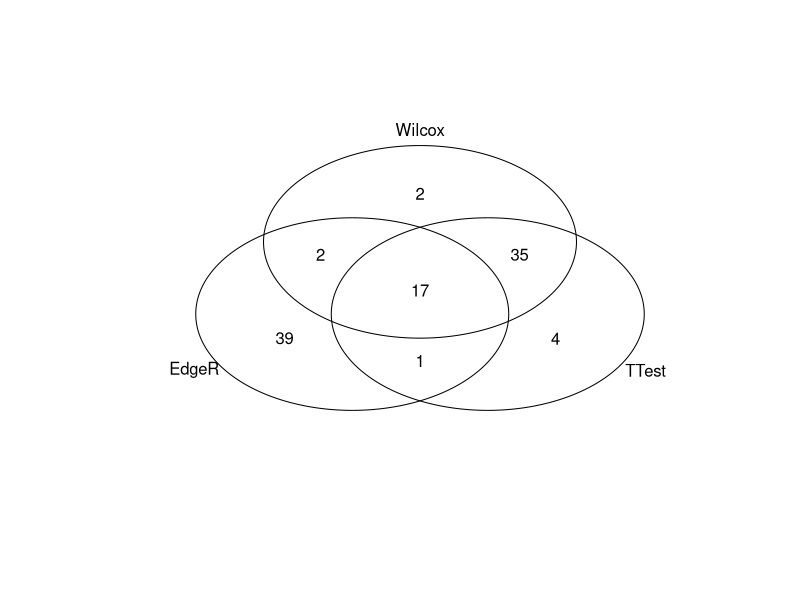
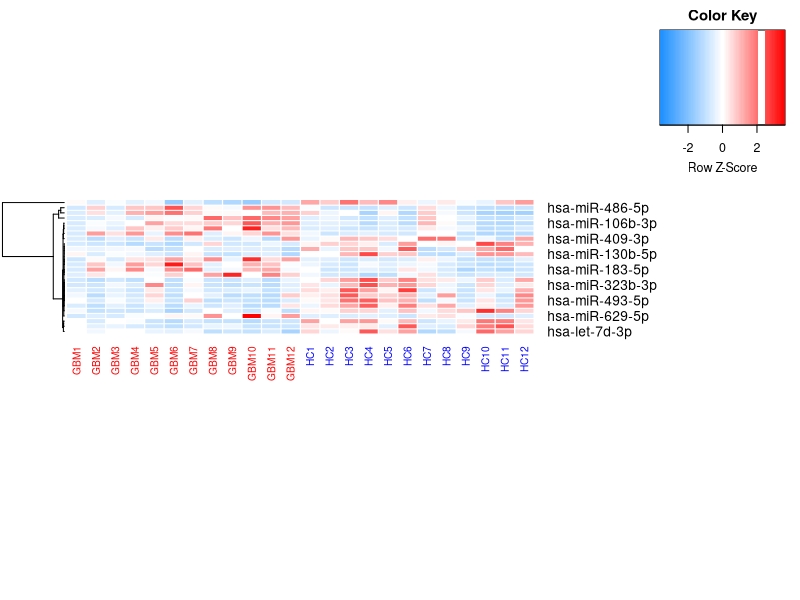
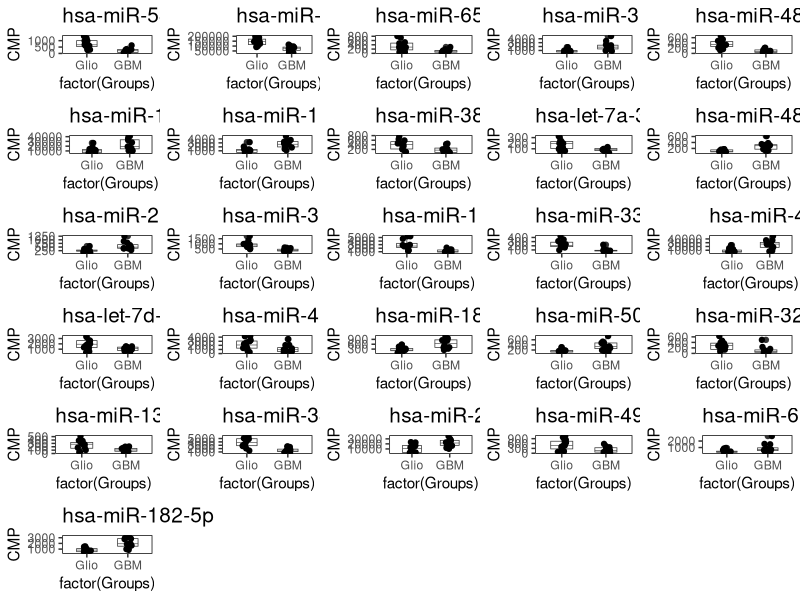
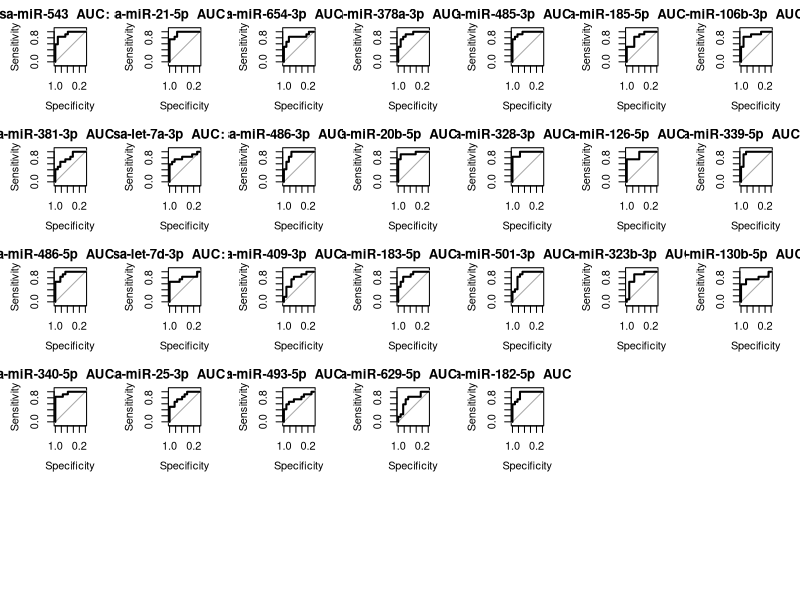
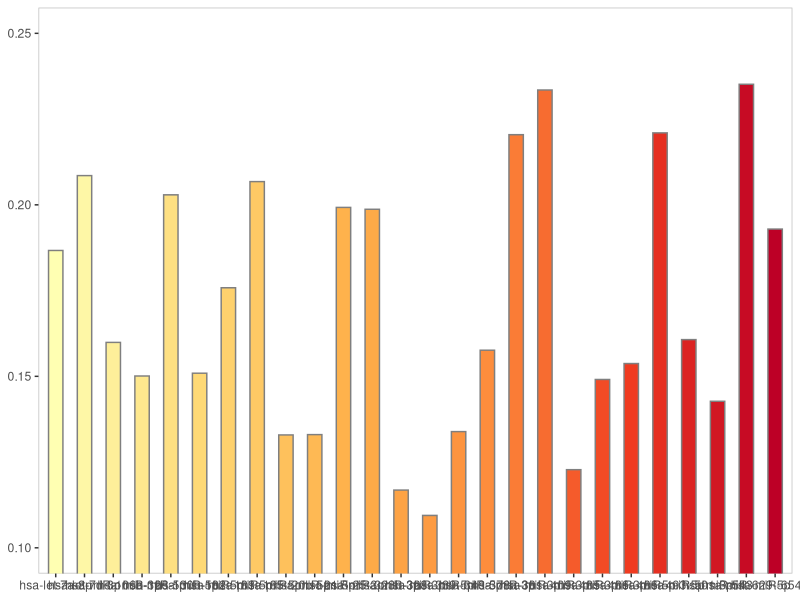

The R script that drew these images, in order: (Note: this script raises an error after producing the figures.)
library(limma)
library(edgeR)
library(calibrate)
library(data.table)
library(gplots)
library(ggplot2)
library(e1071)
library(randomForest)
library(gridExtra)
library(boot)
library(pROC)
library(RColorBrewer)

# Read files: 

pheno <- read.table("./Phenotype.txt",  header = TRUE, fill = TRUE, row.names = "Sample", sep = "\t")
raw   <- read.table("./Normalized_microRNA_counts.txt", header = TRUE, row.names = "miRNA",fill = TRUE,sep = "\t")


# Subsetting the input files:

set1 = subset(pheno, GBMvsCont == 'Control'    )
set2 = subset(pheno, GBMvsCont == 'GBM'  )

#set1 = subset(pheno, GliomavsMCont == 'Control'    )
#set2 = subset(pheno, GliomavsMCont == 'Glioma'  )

#set1 = subset(pheno, GBMvsGlioma == 'Glioma'    )
#set2 = subset(pheno, GBMvsGlioma == 'GBM'  )

set = data.frame(rep(0,dim(raw)[2]))
colnames(set) = "comparator"
rownames(set) = colnames(raw)
set[rownames(set1),1] = 1
set[rownames(set2),1] = 2
x.raw <- raw[ ,which(set > 0)]  
groups <- set[which(set > 0),]


# Normalisation & Filtering -----------------------------------------------

minLibraryCount = 50000
minNumberSamples = 0.5*ncol(x.raw)
minCount = 100

keep <- colSums(x.raw) >= minLibraryCount  
x.filt <- x.raw[keep]
g <- groups[keep]

x.cpm <- cpm(x.filt) 

keep <- rowSums(x.cpm >= minCount) >= minNumberSamples
x <- x.cpm[keep,] 

# Testing for DE miRNAs ---------------------------------------------------

# Fold Change calculation
fc1 = data.frame(round(rowMeans(x[,g==2])/rowMeans(x[,g==1]),digits = 1))
fc = log2(fc1)
colnames(fc) <-"logFC"  

# 1) EdgR:
y <- DGEList(counts=x,group=factor(g)) 
y <- estimateCommonDisp(y)
y <- estimateTagwiseDisp(y)
de <- exactTest(y)
tmp <- topTags(de,n=Inf)$table
de.EdgR <- tmp[ order(row.names(tmp)), ]

# 2) TTEST:
de.ttest <- c()
for (i in 1:nrow(x)) {
  de.ttest[i] <- t.test(x = x[i,g==1], y = x[i,g==2], var.equal = FALSE)$p.value
}
de.ttest <- data.frame(de.ttest)
row.names(de.ttest) <-rownames(x)
colnames(de.ttest) <-"PValue"

# 3) Wilcoxon:
de.wilcox <- c()
for (i in 1:nrow(x)) {
  de.wilcox[i] <- wilcox.test(x = x[i,g==1], y = x[i,g==2])$p.value
}
de.wilcox <- data.frame(de.wilcox)
row.names(de.wilcox) <-rownames(x)
colnames(de.wilcox) <-"PValue"

# Output 
res <- cbind(de.EdgR[,"PValue"],de.ttest,de.wilcox,fc,rowMeans(x[,g==2]),rowMeans(x[,g==1]))
colnames(res) <- c("edgeR.PValue", "ttest.PValue","wilcox.PValue", "FC","mean.CPM.GBM","mean.CPM.Cont")
outFile = paste("results",".GBMvsControl.csv", sep="")
write.csv(res, file =outFile, row.names=TRUE,quote = FALSE)


# VennDiagram -------------------------------------------------------------
pval_Cutoff = 0.05
logFC_cutoff = log2(2)
A = row.names(subset(res, edgeR.PValue < pval_Cutoff))
B = row.names(subset(res, ttest.PValue < pval_Cutoff))
C = row.names(subset(res, wilcox.PValue < pval_Cutoff))
D = row.names(subset(res, abs(fc[,1])>= logFC_cutoff))
venn( list(EdgeR=A,TTest=B,Wilcox=C) )

de <- unique(union(union(intersect(A,B),intersect(B,C)),intersect(A,C)))
de.fc <- intersect(de,D)

# Heatmap -----------------------------------------------------------------
x.de <- x[c(de.fc),]
x.de.reorder <-cbind(x.de[,g==2],x.de[,g==1])
category.color<-c(rep("red",length(g[g==2])),rep("blue",length(g[g==1])))


ColSideColors = category.color
heatmap.2(x.de.reorder,dendrogram = "row", Colv = FALSE,density.info='none', colCol = category.color, trace = "none",scale = "row",col = colorpanel(100, "dodgerblue", "white", "red"), cexRow = 1.25, lmat = rbind(c(0,3,4),c(2,1,0),c(0,0,0)), lwid = c(0.5,4,1.5), lhei = c(1,1,1), sepwidth=c(0.01,0.01),sepcolor="white",colsep=1:ncol(x.de.reorder),rowsep=1:nrow(x.de.reorder))

# Boxplots ----------------------------------------------------------------

p = list()
for (i in 1:nrow(x.de)) {
  z = cbind(g,x.de[i,])
  colnames(z) = c("Groups","CMP")
  z = data.frame(z)
#  p[[i]]<-ggplot(z, aes(factor(g), expr, fill = factor(g)))+ geom_boxplot()+scale_fill_manual(values=alpha(c("yellow", "green"), 0.7))+ geom_jitter(width = 0.1)+ggtitle(rownames(x.de)[i]) + theme(panel.background = element_rect(fill = "grey95"), plot.title = element_text(size=15),axis.text.x=element_blank(),axis.title.x=element_blank(),axis.title.y=element_blank(),legend.position="none")#+ labs(x="group1 vs group2",y="miR Expression") 
  p[[i]]<-ggplot(z, aes(factor(Groups), CMP))+ geom_boxplot(fatten = 0.8, lwd = 0.25,width = 0.5)+ geom_jitter(width = 0.1)+ggtitle(rownames(x.de)[i]) +
    scale_x_discrete(labels = c("Glio", "GBM"))+
    theme(panel.background = element_rect(fill = "white", color = "black"), 
          plot.title = element_text(size=15),
          panel.grid.major = element_blank(), panel.grid.minor = element_blank(),
          legend.position="none")
  
  #+ labs(x="group1 vs group2",y="miR Expression") 
  
  }
do.call(grid.arrange,p)


# GLM and ROC -------------------------------------------------------------

par(mfrow=c(5, 7))

glmFit = list()
p.glm = list()
cv = list()

ci = list() 

err = c()
for (c in 1:nrow(x.de)) {
  z = cbind(g==1,x.de[c,])
  colnames(z) = c("g","expr")
  z = data.frame(z)
  glmFit[[c]] <- glm(g~expr,data=z,family=binomial())
  
  prob=predict(glmFit[[c]],type=c("response"))
  z$prob = prob
  r = roc(g ~ prob, data = z)
  
  tmp = ci.auc(roc(g ~ prob, data = z, smooth = FALSE), conf.level = 0.95)
  ci[[c]] = tmp[1:3]
  
  plot(r,main = paste(rownames(x.de)[c]," AUC: ", round(r$auc,3)),xlim =c(1:0),ylim = c(0:1))
  cv[[c]] <- cv.glm(z, glmFit[[c]]) # leav-one-out CV
  err = c(err, cv[[c]]$delta[1])
}

ci.m <- as.data.frame(matrix(unlist(ci), ncol = 3, byrow = TRUE))
ci.m = cbind(cbind(rownames(x.de)),ci.m)
colnames(ci.m) <- c("miR", "low", "auc", "high")

View(ci.m)
#View(ci.m) to see AUC and lower/higher 95% confidence interval

z = cbind(as.data.frame(rownames(x.de)),err)
colnames(z) = c("miR","err")
ggplot(z, aes(x = factor(miR), y = err)) + geom_bar(aes(fill = factor(miR)), colour = "grey50", width = 0.5, stat = "identity")+  
 scale_fill_manual(values = colorRampPalette(brewer.pal(6, "YlOrRd"))(nrow(z))) +
 coord_cartesian(ylim = c(0.10, 0.25))+
  theme(panel.background = element_rect(fill = "white", color = "grey"), 
                  axis.title.x=element_blank(),
                  axis.title.y=element_blank(),
        panel.grid.major = element_blank(), panel.grid.minor = element_blank(),
        legend.position="none")

outFile = paste("LOOCV",".ControlvsLGG.csv", sep="")
write.csv(z, file =outFile, row.names=TRUE,quote = FALSE)

# RandomForest ------------------------------------------------------------
z = data.frame(cbind(t(x.de),g))

#select optimum mtry 
tuneRF(z[,1:ncol(z) -1], as.factor(z$g), mtryStart = 3, trace=TRUE, plot=TRUE, doBest=FALSE)

rf <- randomForest(as.factor(g) ~ ., data = z, mtry = 6, importance=TRUE, proximity = TRUE)
print(rf)

# Importance of each predictor.
varImpPlot(rf, type = 1)

zz = subset(z,select=c("hsa.miR.182.5p", "hsa.miR.328.3p", "hsa.miR.485.3p", "hsa.miR.486.5p", "g"))
##zz = subset(z,select=c("hsa.miR.182.5p", "hsa.miR.339.5p", "hsa.miR.340.5p", "hsa.miR.485.3p", "hsa.miR.486.5p", "g"))
##zz = subset(z,select=c("hsa.miR.328.3p", "hsa.miR.485.3p" , "g"))
##zz = subset(z,select=c("hsa.miR.339.5p", "hsa.miR.485.3p" , "g"))
rf <- randomForest(as.factor(g) ~ ., data = zz, importance=TRUE, proximity = TRUE)
tmp = ci.auc(roc(g,as.numeric(rf$predicted), data = z, smooth = FALSE), conf.level = 0.95)
ci[[c]] = tmp[1:3] # this will give you AUC and 95% CI
View(ci[[c]])
